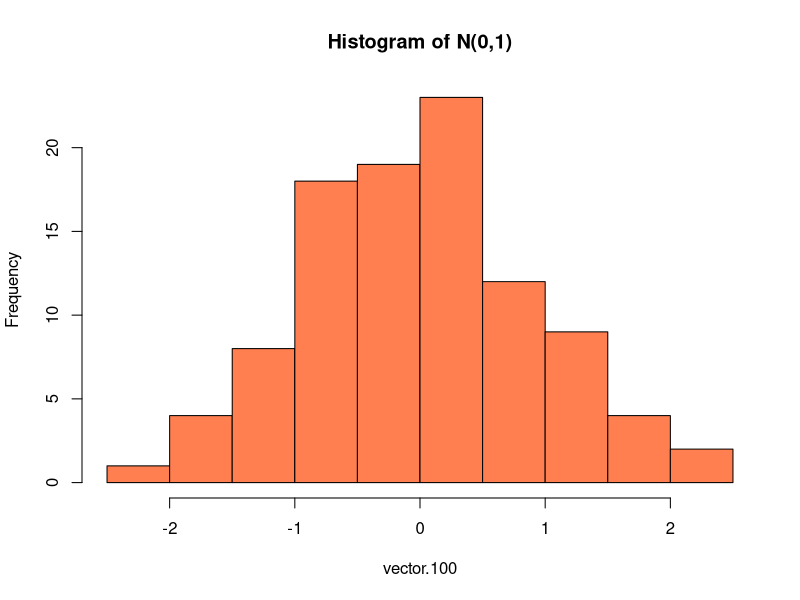
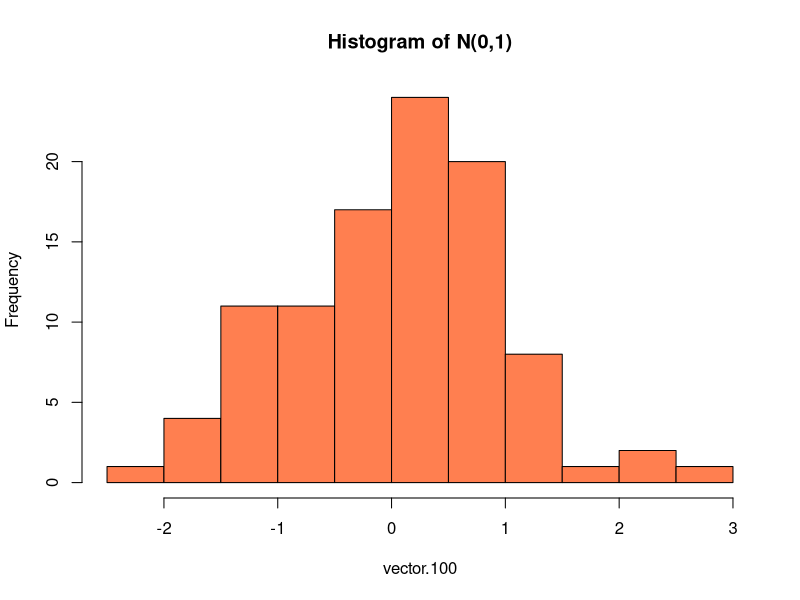

Source code (R) for these figures, in order:
## ---- chunk 1
library(MASS)
library(magrittr)
library(pdftools)
## ---- chunk 2
# create matrices
c <- matrix(c(0.5,0.5), nrow = 2)
x <- matrix(c(2,3), nrow = 2)
u <- matrix(c(1,2), nrow = 2)
sig <- matrix(c(2,1,1,4), nrow = 2, byrow = T)

# (a)
t(c) %*% (x - u)

# (b)
solve(sig) %>% fractions #pipe into fractions funct from MASS

# (c)
t(c) %*% sig %*% c

# (d)
t(c) %*% (x - u) %*% (t(c) %*% sig %*% c)^(-1/2)

## ---- chunk 3
vector.100 <- rnorm(100)
hist(vector.100, 
     col = 'coral',
     main = 'Histogram of N(0,1)')

## ---- chunk 4
# Note: echo determines if code is outputted in knitted file
vector.100 <- rnorm(100) 
hist(vector.100, 
     col = 'coral',
     main = 'Histogram of N(0,1)')
